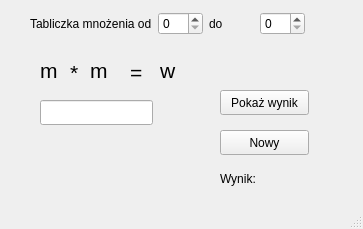
<?xml version="1.0" encoding="UTF-8"?>
<ui version="4.0">
 <class>MainWindow</class>
 <widget class="QMainWindow" name="MainWindow">
  <property name="geometry">
   <rect>
    <x>0</x>
    <y>0</y>
    <width>363</width>
    <height>229</height>
   </rect>
  </property>
  <property name="windowTitle">
   <string>MainWindow</string>
  </property>
  <widget class="QWidget" name="centralwidget">
   <widget class="QLabel" name="label_mnozna">
    <property name="geometry">
     <rect>
      <x>40</x>
      <y>60</y>
      <width>31</width>
      <height>21</height>
     </rect>
    </property>
    <property name="font">
     <font>
      <pointsize>16</pointsize>
     </font>
    </property>
    <property name="text">
     <string>m</string>
    </property>
   </widget>
   <widget class="QLabel" name="label_mnoznik">
    <property name="geometry">
     <rect>
      <x>90</x>
      <y>60</y>
      <width>31</width>
      <height>21</height>
     </rect>
    </property>
    <property name="font">
     <font>
      <pointsize>16</pointsize>
     </font>
    </property>
    <property name="text">
     <string>m</string>
    </property>
   </widget>
   <widget class="QLabel" name="label_znak_mnozenia">
    <property name="geometry">
     <rect>
      <x>70</x>
      <y>60</y>
      <width>16</width>
      <height>24</height>
     </rect>
    </property>
    <property name="font">
     <font>
      <pointsize>16</pointsize>
     </font>
    </property>
    <property name="text">
     <string>*</string>
    </property>
   </widget>
   <widget class="QLabel" name="label_znak_rownosci">
    <property name="geometry">
     <rect>
      <x>130</x>
      <y>60</y>
      <width>16</width>
      <height>24</height>
     </rect>
    </property>
    <property name="font">
     <font>
      <pointsize>16</pointsize>
     </font>
    </property>
    <property name="text">
     <string>=</string>
    </property>
   </widget>
   <widget class="QLabel" name="label_wynik">
    <property name="geometry">
     <rect>
      <x>160</x>
      <y>60</y>
      <width>41</width>
      <height>21</height>
     </rect>
    </property>
    <property name="font">
     <font>
      <pointsize>16</pointsize>
     </font>
    </property>
    <property name="text">
     <string>w</string>
    </property>
   </widget>
   <widget class="QPushButton" name="pushButton_pokaz_wynik">
    <property name="geometry">
     <rect>
      <x>220</x>
      <y>90</y>
      <width>89</width>
      <height>25</height>
     </rect>
    </property>
    <property name="focusPolicy">
     <enum>Qt::TabFocus</enum>
    </property>
    <property name="text">
     <string>Pokaż wynik</string>
    </property>
   </widget>
   <widget class="QPushButton" name="pushButton">
    <property name="geometry">
     <rect>
      <x>220</x>
      <y>130</y>
      <width>89</width>
      <height>25</height>
     </rect>
    </property>
    <property name="focusPolicy">
     <enum>Qt::TabFocus</enum>
    </property>
    <property name="text">
     <string>Nowy</string>
    </property>
   </widget>
   <widget class="QLineEdit" name="lineEdit_wynik">
    <property name="geometry">
     <rect>
      <x>40</x>
      <y>100</y>
      <width>113</width>
      <height>25</height>
     </rect>
    </property>
    <property name="focusPolicy">
     <enum>Qt::TabFocus</enum>
    </property>
    <property name="frame">
     <bool>true</bool>
    </property>
   </widget>
   <widget class="QLabel" name="label_wynik_static">
    <property name="geometry">
     <rect>
      <x>220</x>
      <y>170</y>
      <width>46</width>
      <height>17</height>
     </rect>
    </property>
    <property name="text">
     <string>Wynik:</string>
    </property>
   </widget>
   <widget class="QLabel" name="label_wynik_dynamic">
    <property name="geometry">
     <rect>
      <x>283</x>
      <y>170</y>
      <width>56</width>
      <height>17</height>
     </rect>
    </property>
    <property name="text">
     <string/>
    </property>
   </widget>
   <widget class="QWidget" name="layoutWidget">
    <property name="geometry">
     <rect>
      <x>30</x>
      <y>10</y>
      <width>275</width>
      <height>28</height>
     </rect>
    </property>
    <layout class="QHBoxLayout" name="horizontalLayout">
     <item>
      <widget class="QLabel" name="label_tabliczka_od_static">
       <property name="text">
        <string>Tabliczka mnożenia od</string>
       </property>
      </widget>
     </item>
     <item>
      <widget class="QSpinBox" name="spinBox_poziom_od">
       <property name="focusPolicy">
        <enum>Qt::ClickFocus</enum>
       </property>
      </widget>
     </item>
     <item>
      <widget class="QLabel" name="label_tabliczka_mnozenia_do_static">
       <property name="text">
        <string>do</string>
       </property>
      </widget>
     </item>
     <item>
      <widget class="QSpinBox" name="spinBox_poziom_do">
       <property name="focusPolicy">
        <enum>Qt::ClickFocus</enum>
       </property>
      </widget>
     </item>
    </layout>
   </widget>
  </widget>
  <widget class="QMenuBar" name="menubar">
   <property name="geometry">
    <rect>
     <x>0</x>
     <y>0</y>
     <width>363</width>
     <height>22</height>
    </rect>
   </property>
  </widget>
  <widget class="QStatusBar" name="statusbar"/>
 </widget>
 <tabstops>
  <tabstop>spinBox_poziom_od</tabstop>
  <tabstop>pushButton_pokaz_wynik</tabstop>
  <tabstop>spinBox_poziom_do</tabstop>
  <tabstop>pushButton</tabstop>
 </tabstops>
 <resources/>
 <connections/>
</ui>
